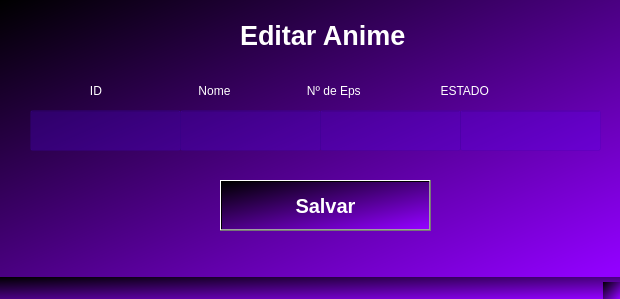
<?xml version="1.0" encoding="UTF-8"?>
<ui version="4.0">
 <class>MainWindow</class>
 <widget class="QMainWindow" name="MainWindow">
  <property name="geometry">
   <rect>
    <x>0</x>
    <y>0</y>
    <width>620</width>
    <height>299</height>
   </rect>
  </property>
  <property name="windowTitle">
   <string>MainWindow</string>
  </property>
  <property name="styleSheet">
   <string notr="true">background-color: qlineargradient(spread:pad, x1:0, y1:0, x2:1, y2:1, stop:0 rgba(0, 0, 0, 255), stop:0.983051 rgba(146, 0, 255, 255));</string>
  </property>
  <widget class="QWidget" name="centralwidget">
   <widget class="QPushButton" name="pushButton">
    <property name="geometry">
     <rect>
      <x>220</x>
      <y>180</y>
      <width>211</width>
      <height>51</height>
     </rect>
    </property>
    <property name="font">
     <font>
      <pointsize>15</pointsize>
      <weight>75</weight>
      <bold>true</bold>
     </font>
    </property>
    <property name="cursor">
     <cursorShape>PointingHandCursor</cursorShape>
    </property>
    <property name="styleSheet">
     <string notr="true">color: rgb(255, 255, 255);</string>
    </property>
    <property name="text">
     <string>Salvar</string>
    </property>
   </widget>
   <widget class="QLineEdit" name="lineEdit">
    <property name="geometry">
     <rect>
      <x>30</x>
      <y>110</y>
      <width>151</width>
      <height>41</height>
     </rect>
    </property>
    <property name="styleSheet">
     <string notr="true">color: rgb(255, 255, 255);
background-color: rgba(85, 0, 255, 60);</string>
    </property>
   </widget>
   <widget class="QLineEdit" name="lineEdit_2">
    <property name="geometry">
     <rect>
      <x>180</x>
      <y>110</y>
      <width>141</width>
      <height>41</height>
     </rect>
    </property>
    <property name="styleSheet">
     <string notr="true">color: rgb(255, 255, 255);
background-color: rgba(85, 0, 255, 60);</string>
    </property>
   </widget>
   <widget class="QLineEdit" name="lineEdit_3">
    <property name="geometry">
     <rect>
      <x>320</x>
      <y>110</y>
      <width>141</width>
      <height>41</height>
     </rect>
    </property>
    <property name="styleSheet">
     <string notr="true">color: rgb(255, 255, 255);
background-color: rgba(85, 0, 255, 60);</string>
    </property>
   </widget>
   <widget class="QLineEdit" name="lineEdit_4">
    <property name="geometry">
     <rect>
      <x>460</x>
      <y>110</y>
      <width>141</width>
      <height>41</height>
     </rect>
    </property>
    <property name="styleSheet">
     <string notr="true">color: rgb(255, 255, 255);
background-color: rgba(85, 0, 255, 60);</string>
    </property>
   </widget>
   <widget class="QLabel" name="label">
    <property name="geometry">
     <rect>
      <x>240</x>
      <y>20</y>
      <width>191</width>
      <height>31</height>
     </rect>
    </property>
    <property name="font">
     <font>
      <family>Tahoma</family>
      <pointsize>20</pointsize>
      <weight>75</weight>
      <bold>true</bold>
     </font>
    </property>
    <property name="styleSheet">
     <string notr="true">color: rgb(255, 255, 255);
background-color: rgba(255, 255, 255, 0);</string>
    </property>
    <property name="text">
     <string>Editar Anime</string>
    </property>
   </widget>
   <widget class="QLabel" name="label_2">
    <property name="geometry">
     <rect>
      <x>50</x>
      <y>80</y>
      <width>511</width>
      <height>21</height>
     </rect>
    </property>
    <property name="font">
     <font>
      <pointsize>9</pointsize>
     </font>
    </property>
    <property name="styleSheet">
     <string notr="true">color: rgb(255, 255, 255);
background-color: rgba(255, 255, 255, 0);</string>
    </property>
    <property name="text">
     <string>            ID                             Nome                       Nº de Eps                        ESTADO         </string>
    </property>
   </widget>
  </widget>
  <widget class="QMenuBar" name="menubar">
   <property name="geometry">
    <rect>
     <x>0</x>
     <y>0</y>
     <width>620</width>
     <height>21</height>
    </rect>
   </property>
  </widget>
  <widget class="QStatusBar" name="statusbar"/>
 </widget>
 <resources/>
 <connections/>
</ui>
